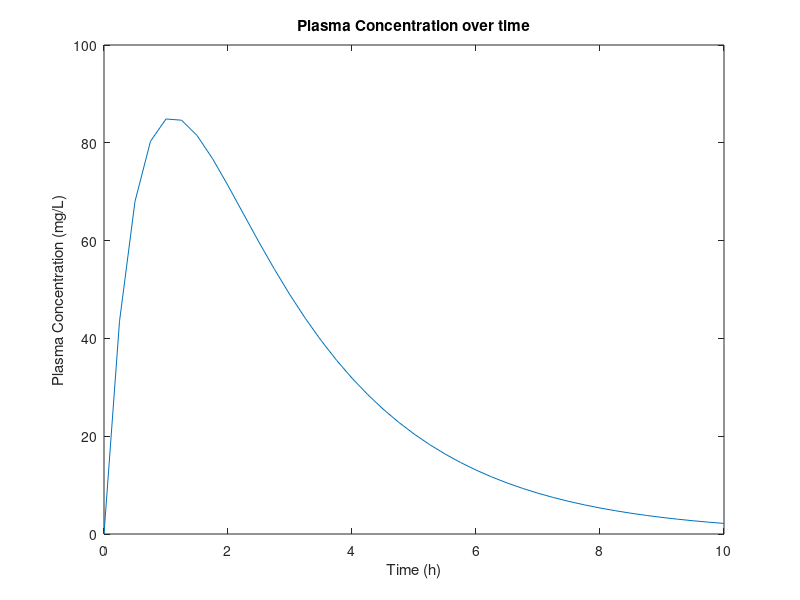

MATLAB code for this plot:
A = 140;
Kab = 1.6;
Kel = 0.45;
t = [0:.25:10];

Cp = [A*(Kab/(Kab-Kel)*(exp(-Kel.*t)-exp(-Kab.*t)))];

plot(t, Cp)
xlabel('Time (h)')
ylabel('Plasma Concentration (mg/L)')
title('Plasma Concentration over time')